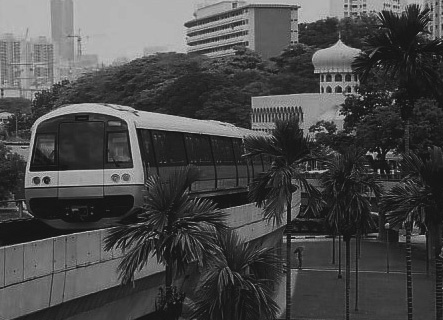
%> input picture images/mrttrainbland.jpg, 443 x 320 px
$ octave Part_2_2.m   (GNU Octave 9; MATLAB toolbox functions it lacks are replaced by stand-ins)
%> lines starting %> are read from the running program, lines starting %| are printed output that depends on the picture
%%
% <latex>
% We display the image intensity histogram with 10 and 256 bins using the
% following commands.
% </latex>

%Load P:
P = rgb2gray(imread('images/mrttrainbland.jpg'));
%> P: size 320x443 uint8; min 13, max 204, mean 74
imhist(P,10);
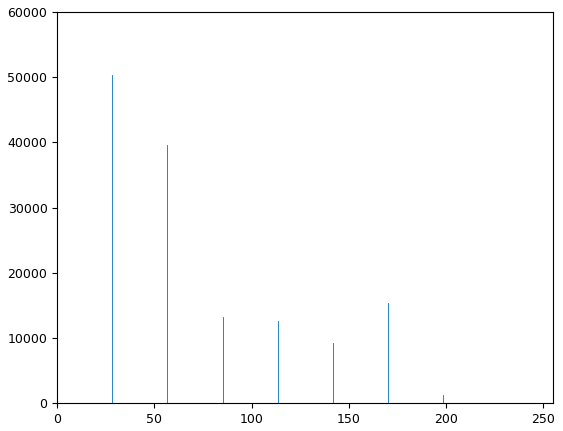
%> figure redrawn from the program's plot data; highest point at x = 28.33, y = 50391
figure
imhist(P,256);
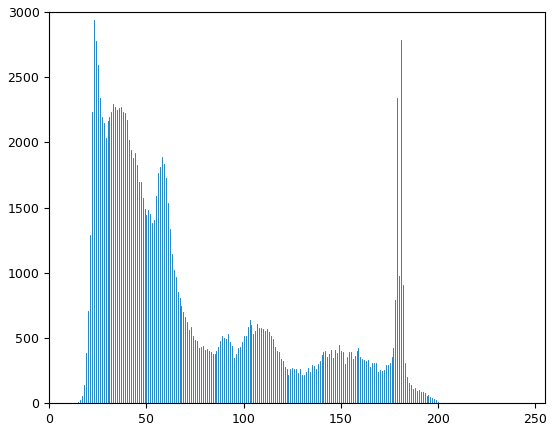
%> figure redrawn from the program's plot data; highest point at x = 23, y = 2935

%%
% <latex>
% We see that the histogram with 256 bins has a higher resolution. But the
% first gives also a good summary. In both figures, we see that there are
% more dark than bright pixels. We carry out the histogram equalization, with the following command.
% </latex>

P2 = histeq(P,255);
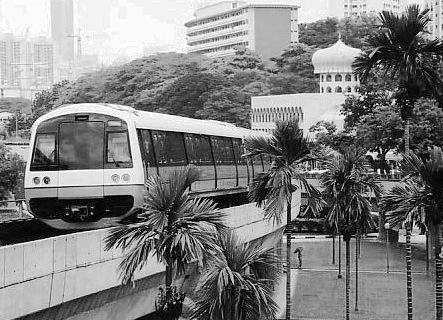
%> P2: size 320x443 uint8; min 0, max 255, mean 128.3
imshow(P2);
figure;
imhist(P2,256);
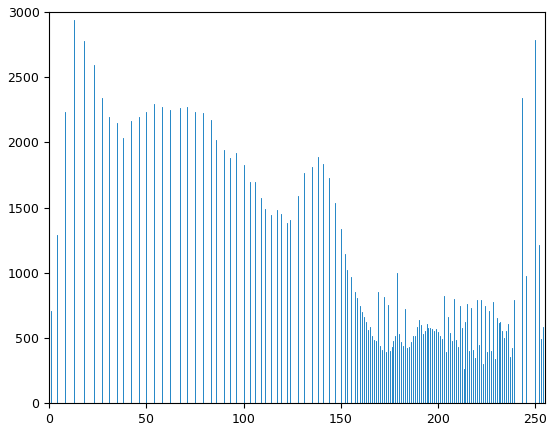
%> figure redrawn from the program's plot data; highest point at x = 13, y = 2935
%%
% <latex>
% We see in the histogram and in the picture itself, that the number of
% bright pixels increased. So we obtain a brighter picture. If we run the
% equalisation again, nothing happens. To see that we subtract the two
% pictures $P_2$ and $P_3$ and test if the result equals $0$. If that is the case, the
% corresponding values of the pictures are equal and the value in the
% result \texttt{test} is 1. The matrix \texttt{test} is a logical matrix,
% that means that it only contains $1$ or $0$. So it the minimum of
% \texttt{test} is 1, we know that every value must be $1$. Therefore the
% pictures are equal.
% of P
% </latex>

P3 = histeq(P2,255);
imshow(P3);
figure;
imhist(P3,256);
test = (imsubtract(P2,P3) == 0);
%> test: size 320x443 logical; every value is 1
min(test(:))
%> ans = true

$ run again, with images/corridorl.jpg copied over images/mrttrainbland.jpg
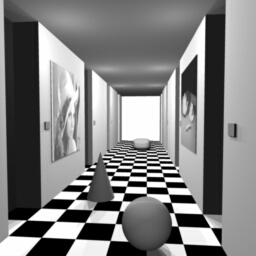
%> input picture images/corridorl.jpg, 256 x 256 px
%> `P2 = histeq(P,255);`:
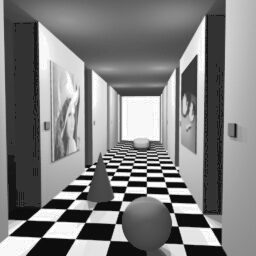
%> P2: size 256x256 uint8; min 13, max 255, mean 129.2
%> `imhist(P2,256);`:
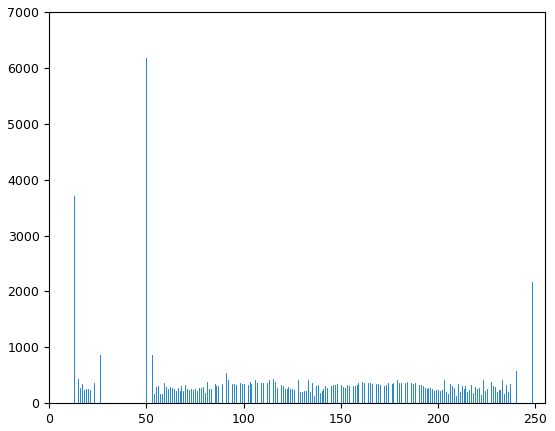
%> figure redrawn from the program's plot data; highest point at x = 50, y = 6185
%> test: size 256x256 logical; every value is 1
%> ans = true
